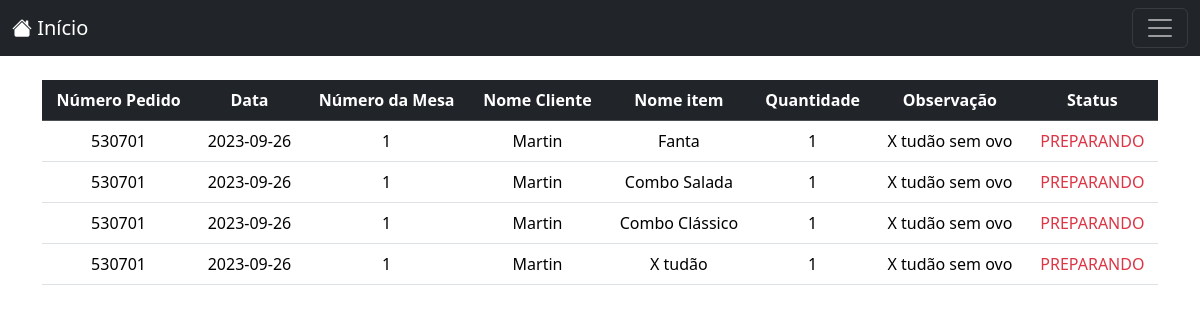
Before: /admin/pedidos.php (signed in) with the older database file.
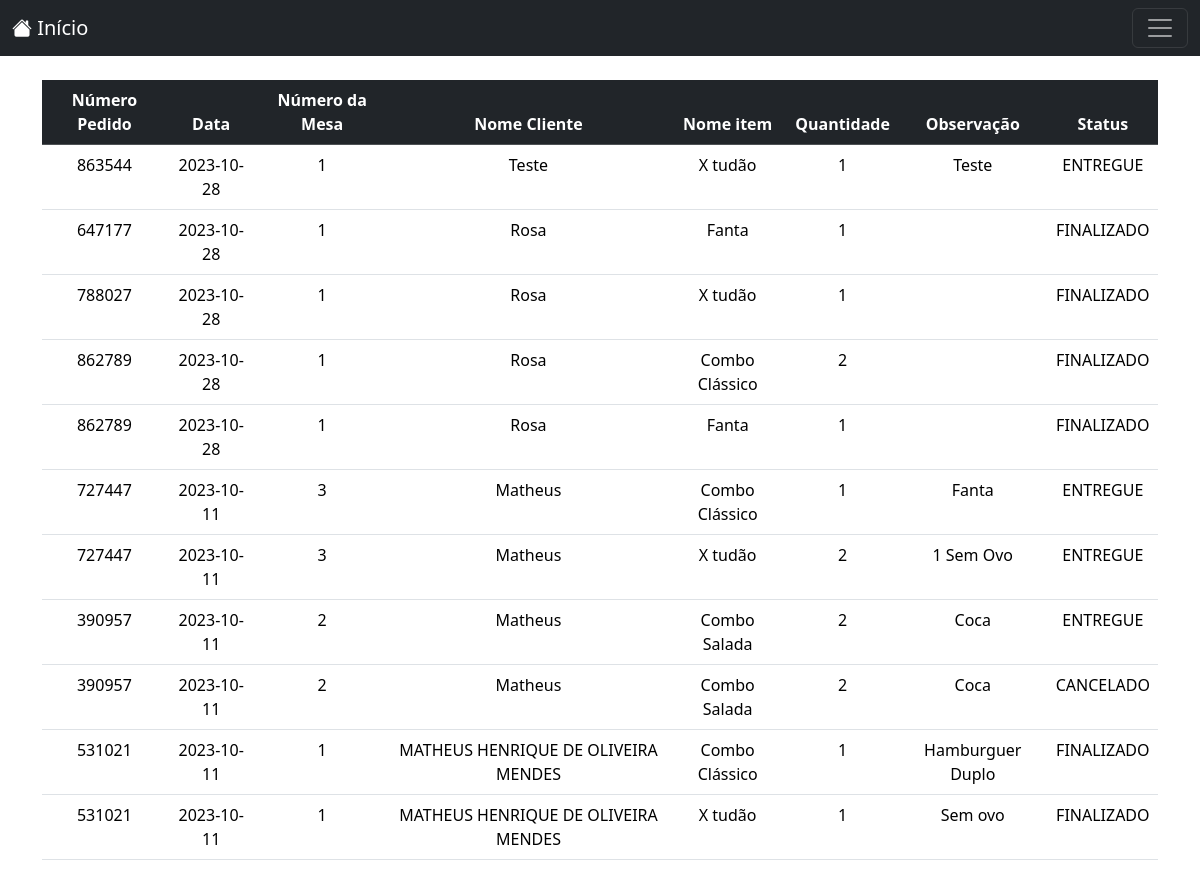
After: the same page with the newer database file.
### tables this page shows
CREATE TABLE `pedidosvendas` (
  `id` int(11) NOT NULL,
  `item_id` int(11) NOT NULL,
  `name` text NOT NULL,
  `price` double NOT NULL,
  `quantity` int(11) NOT NULL,
  `cliente_nome` varchar(200) NOT NULL,
  `observacao` text NOT NULL,
  `order_date` date NOT NULL DEFAULT current_timestamp(),
  `order_id` int(11) NOT NULL,
  `num_mesa` int(11) NOT NULL,
  `status` int(11) NOT NULL
);

### class/Admin.php (called while the page is built, shortened)
<?php
class Admin
{
	private $pedidosTable = 'pedidosvendas';
	private $con;
	public function __construct($db)
	{
		$this->con = $db;
	}
	public function allPedidos(){
		$stmt = $this->con->prepare("SELECT id, item_id, name, price, quantity, cliente_nome, status, order_date, observacao, order_id, num_mesa FROM ".$this->pedidosTable. " order by id desc");
		$stmt->execute();
		$result = $stmt->get_result();
		return $result;
	}
}

### admin/pedidos.php (the view, shortened to what this page needs)
<?php
include_once '../class/Categoria.php';
include_once '../class/Admin.php';
$database = new Database();
$db = $database->getConexao();
$admin = new Admin($db);
include('../inc/header.php');
include('./inc/nav.php');
?>
	<div class="container mt-4">
		<table class="table table-hover text-center">
			<thead class="table-dark">
				<tr>
					<th scope="col">Número Pedido</th>
                    <th scope="col">Data</th>
                    <th scope="col">Número da Mesa</th>
					<th scope="col">Nome Cliente</th>
					<th scope="col">Nome item</th>
                    <th scope="col">Quantidade</th>
                    <th scope="col">Observação</th>
                    <th scope="col">Status</th>
                </tr>
			</thead>
			<tbody>
				<?php
					$items = $admin->allPedidos();
					while($item = $items->fetch_assoc()){
                        if ($item['status'] == 0) {
                            $textClass = 'text-danger';
                        } else {
                            $textClass = '';
                        }
						?>
						 <tr class="<?php echo $rowClass; ?>">
                            <td><?php echo $item['order_id']?></td>
                            <td><?php echo $item['order_date']?></td>
                            <td><?php echo $item['num_mesa']?></td>
                            <td><?php echo $item['cliente_nome']?></td>
                            <td><?php echo $item['name']?></td>
                            <td><?php echo $item['quantity']?></td>
                            <td><?php echo $item['observacao']?></td>
                            <?php if ($item['status'] == 0){
                                $status = "PREPARANDO";
                            } else if ($item['status'] == 1){
                                $status = "ENTREGUE";
                            } else if ($item['status'] == 2){
                                $status = "FINALIZADO";
                            } else if ($item['status'] == 3){
                                $status = "CANCELADO";
                            }?>
                            <td class="<?php echo $textClass; ?>"><?php echo $status?></td>
                        </tr>
						<?php
					}
				?>
			</tbody>
		</table>
	</div>
</body>
</html>

### inc/header.php (shortened to what this page needs)
<!DOCTYPE html>
<html>
<head>
    <link rel="stylesheet" href="https://cdn.jsdelivr.net/npm/bootstrap-icons@1.10.2/font/bootstrap-icons.css">
    <link href="https://cdn.jsdelivr.net/npm/bootstrap@5.3.2/dist/css/bootstrap.min.css" rel="stylesheet">
    <link rel="stylesheet" href="css/foods.css">
    <link rel="stylesheet" href="https://use.fontawesome.com/releases/v5.6.3/css/all.css">
    <link rel="stylesheet" href="/css/alert.css">

### admin/inc/nav.php (shortened to what this page needs)
<nav class="navbar navbar-dark bg-dark ">
    <div class="container-fluid">
        <a class="navbar-brand" href="index.php"><i class="bi bi-house-fill"></i> Início</a>
        <button class="navbar-toggler" type="button" data-bs-toggle="offcanvas" data-bs-target="#offcanvasDarkNavbar" aria-controls="offcanvasDarkNavbar">
            <span class="navbar-toggler-icon"></span>
        </button>
    </div>
</nav>

### css/foods.css (style rules this page uses)
.container-fluid { align-items: center; }

### admin/pedidos.php (style rules this page uses)
.text-danger { color: red; }

Changed rows visible on the page:
removed pedidosvendas: order "530701", order_date "2023-09-26", num_mesa "1", cliente_nome "Martin", name "Fanta", quantity "1", observacao "X tudão sem ovo", status "PREPARANDO"
removed pedidosvendas: order "530701", order_date "2023-09-26", num_mesa "1", cliente_nome "Martin", name "Combo Salada", quantity "1", observacao "X tudão sem ovo", status "PREPARANDO"
removed pedidosvendas: order "530701", order_date "2023-09-26", num_mesa "1", cliente_nome "Martin", name "Combo Clássico", quantity "1", observacao "X tudão sem ovo", status "PREPARANDO"
removed pedidosvendas: order "530701", order_date "2023-09-26", num_mesa "1", cliente_nome "Martin", name "X tudão", quantity "1", observacao "X tudão sem ovo", status "PREPARANDO"
added pedidosvendas: order "863544", order_date "2023-10-28", num_mesa "1", cliente_nome "Teste", name "X tudão", quantity "1", observacao "Teste", status "ENTREGUE"
added pedidosvendas: order "647177", order_date "2023-10-28", num_mesa "1", cliente_nome "Rosa", name "Fanta", quantity "1", status "FINALIZADO"
added pedidosvendas: order "788027", order_date "2023-10-28", num_mesa "1", cliente_nome "Rosa", name "X tudão", quantity "1", status "FINALIZADO"
added pedidosvendas: order "862789", order_date "2023-10-28", num_mesa "1", cliente_nome "Rosa", name "Combo Clássico", quantity "2", status "FINALIZADO"
added pedidosvendas: order "862789", order_date "2023-10-28", num_mesa "1", cliente_nome "Rosa", name "Fanta", quantity "1", status "FINALIZADO"
added pedidosvendas: order "727447", order_date "2023-10-11", num_mesa "3", cliente_nome "Matheus", name "Combo Clássico", quantity "1", observacao "Fanta", status "ENTREGUE"
added pedidosvendas: order "727447", order_date "2023-10-11", num_mesa "3", cliente_nome "Matheus", name "X tudão", quantity "2", observacao "1 Sem Ovo", status "ENTREGUE"
added pedidosvendas: order "390957", order_date "2023-10-11", num_mesa "2", cliente_nome "Matheus", name "Combo Salada", quantity "2", observacao "Coca", status "ENTREGUE"
added pedidosvendas: order "390957", order_date "2023-10-11", num_mesa "2", cliente_nome "Matheus", name "Combo Salada", quantity "2", observacao "Coca", status "CANCELADO"
added pedidosvendas: order "531021", order_date "2023-10-11", num_mesa "1", cliente_nome "MATHEUS HENRIQUE DE OLIVEIRA MENDES", name "Combo Clássico", quantity "1", observacao "Hamburguer Duplo", status "FINALIZADO"
added pedidosvendas: order "531021", order_date "2023-10-11", num_mesa "1", cliente_nome "MATHEUS HENRIQUE DE OLIVEIRA MENDES", name "X tudão", quantity "1", observacao "Sem ovo", status "FINALIZADO"
